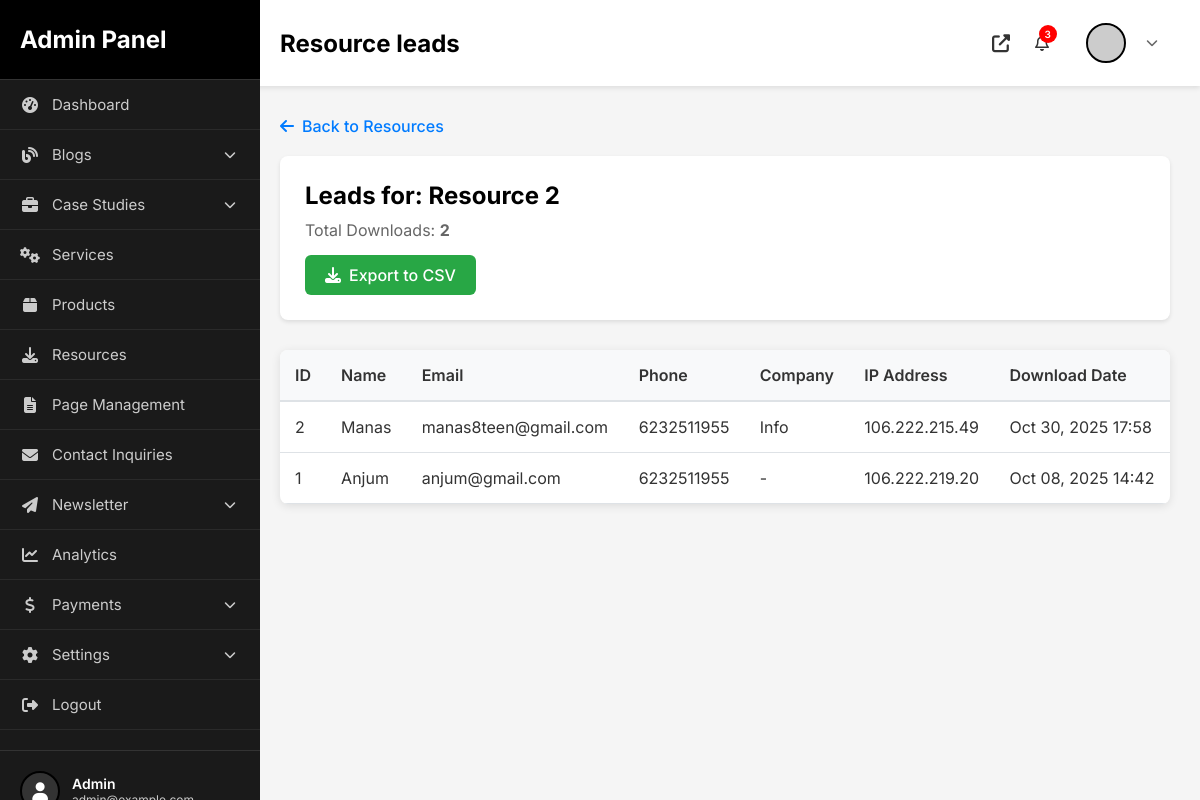
The page /admin/resource-leads.php?resource_id=3 (signed in) on the database its author committed.
### tables this page shows
CREATE TABLE `resources` (
  `id` int(11) NOT NULL AUTO_INCREMENT,
  `title` varchar(255) NOT NULL,
  `slug` varchar(255) NOT NULL,
  `description` text DEFAULT NULL,
  `excerpt` varchar(500) DEFAULT NULL,
  `image` varchar(255) DEFAULT NULL,
  `file_path` varchar(255) DEFAULT NULL,
  `file_size` varchar(50) DEFAULT NULL,
  `resource_type` enum('free','paid') DEFAULT 'free',
  `price` decimal(10,2) DEFAULT 0.00,
  `downloads` int(11) DEFAULT 0,
  `status` enum('draft','published') DEFAULT 'published',
  `meta_title` varchar(255) DEFAULT NULL,
  `meta_description` text DEFAULT NULL,
  `meta_keywords` text DEFAULT NULL,
  `created_at` timestamp NOT NULL DEFAULT current_timestamp(),
  `updated_at` timestamp NOT NULL DEFAULT current_timestamp() ON UPDATE current_timestamp(),
  PRIMARY KEY (`id`)
);

CREATE TABLE `resource_downloads` (
  `id` int(11) NOT NULL AUTO_INCREMENT,
  `resource_id` int(11) NOT NULL,
  `name` varchar(255) NOT NULL,
  `email` varchar(255) NOT NULL,
  `phone` varchar(50) DEFAULT NULL,
  `company` varchar(255) DEFAULT NULL,
  `ip_address` varchar(50) DEFAULT NULL,
  `user_agent` text DEFAULT NULL,
  `downloaded_at` timestamp NOT NULL DEFAULT current_timestamp(),
  PRIMARY KEY (`id`)
);

### admin/resource-leads.php (the view, shortened to what this page needs)
<?php
require_once __DIR__ . '/../config/config.php';
$resource_id = (int)($_GET['resource_id'] ?? 0);
try {
    $stmt = $db->prepare("SELECT * FROM resources WHERE id = ?");
    $stmt->execute([$resource_id]);
    $resource = $stmt->fetch(PDO::FETCH_ASSOC);
    $stmt = $db->prepare("SELECT * FROM resource_downloads WHERE resource_id = ? ORDER BY downloaded_at DESC");
    $stmt->execute([$resource_id]);
    $leads = $stmt->fetchAll(PDO::FETCH_ASSOC);
} catch(PDOException $e) {
    error_log("Error fetching resource leads: " . $e->getMessage());
    $leads = [];
    $error = "Error loading leads data: " . $e->getMessage();
}
?>
<?php include 'includes/layout-start.php'; ?>
<a href="resources.php" class="back-link">
    <i class="fas fa-arrow-left"></i> Back to Resources
</a>
<div class="leads-header">
    <h2>Leads for: <?php echo htmlspecialchars($resource['title']); ?></h2>
    <p>Total Downloads: <strong><?php echo count($leads); ?></strong></p>
    <?php if (count($leads) > 0): ?>
        <a href="export-leads.php?resource_id=<?php echo $resource_id; ?>" class="btn-export">
            <i class="fas fa-download"></i> Export to CSV
        </a>
    <?php endif; ?>
</div>
<?php if (count($leads) > 0): ?>
    <div class="leads-table">
        <table>
            <thead>
                <tr>
                    <th>ID</th>
                    <th>Name</th>
                    <th>Email</th>
                    <th>Phone</th>
                    <th>Company</th>
                    <th>IP Address</th>
                    <th>Download Date</th>
                </tr>
            </thead>
            <tbody>
                <?php foreach ($leads as $lead): ?>
                    <tr>
                        <td><?php echo htmlspecialchars($lead['id']); ?></td>
                        <td><?php echo htmlspecialchars($lead['name']); ?></td>
                        <td><?php echo htmlspecialchars($lead['email']); ?></td>
                        <td><?php echo htmlspecialchars($lead['phone'] ?: '-'); ?></td>
                        <td><?php echo htmlspecialchars($lead['company'] ?: '-'); ?></td>
                        <td><?php echo htmlspecialchars($lead['ip_address']); ?></td>
                        <td><?php echo date('M d, Y H:i', strtotime($lead['downloaded_at'])); ?></td>
                    </tr>
                <?php endforeach; ?>
            </tbody>
        </table>
    </div>
<?php endif; ?>
<?php include 'includes/layout-end.php'; ?>

### admin/assets/css/admin.css (style rules this page uses)
* { margin: 0; padding: 0; box-sizing: border-box; }
body { font-family: 'Inter', -apple-system, BlinkMacSystemFont, 'Segoe UI', sans-serif; background: #f5f5f5; color: #333; }

### admin/resource-leads.php (style rules this page uses)
.back-link { color: #007bff; text-decoration: none; margin-bottom: 20px; display: inline-flex; align-items: center; gap: 8px; font-weight: 500; }
.leads-header { background: white; padding: 25px; border-radius: 8px; margin-bottom: 30px; box-shadow: 0 2px 4px rgba(0,0,0,0.1); }
.leads-header h2 { margin-bottom: 10px; color: #000; }
.leads-header p { color: #666; margin-bottom: 15px; }
.leads-table { background: white; border-radius: 8px; overflow: hidden; box-shadow: 0 2px 10px rgba(0,0,0,0.1); }
.leads-table table { width: 100%; border-collapse: collapse; }
.leads-table thead { background: #f8f9fa; }
.leads-table th { padding: 15px; text-align: left; font-weight: 600; border-bottom: 2px solid #dee2e6; }
.leads-table td { padding: 15px; border-bottom: 1px solid #dee2e6; }
.btn-export { background: #28a745; color: white; padding: 10px 20px; border-radius: 6px; text-decoration: none; display: inline-flex; align-items: center; gap: 8px; font-weight: 500; }

### rows shown on the page
resources: title "Resource 2"
resource_downloads: id "2", name "Manas", email "manas8teen@gmail.com", phone "6232511955", company "Info", ip_address "106.222.215.49", downloaded_at "Oct 30, 2025 17:58"
resource_downloads: id "1", name "Anjum", email "anjum@gmail.com", phone "6232511955", company "-", ip_address "106.222.219.20", downloaded_at "Oct 08, 2025 14:42"

### other values the page prints
str_replace('-', ' ', basename($_SERVER['PHP_SELF'], '.php')) "Resource leads"
count($leads) "2"
